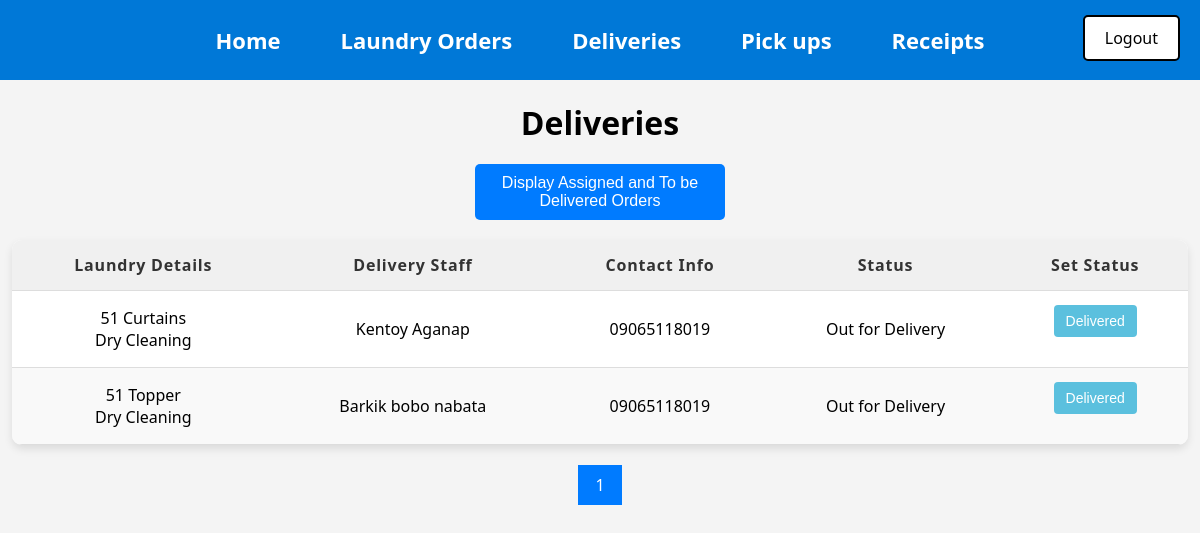
Page /Delivery.php (signed in) on the earlier database version.
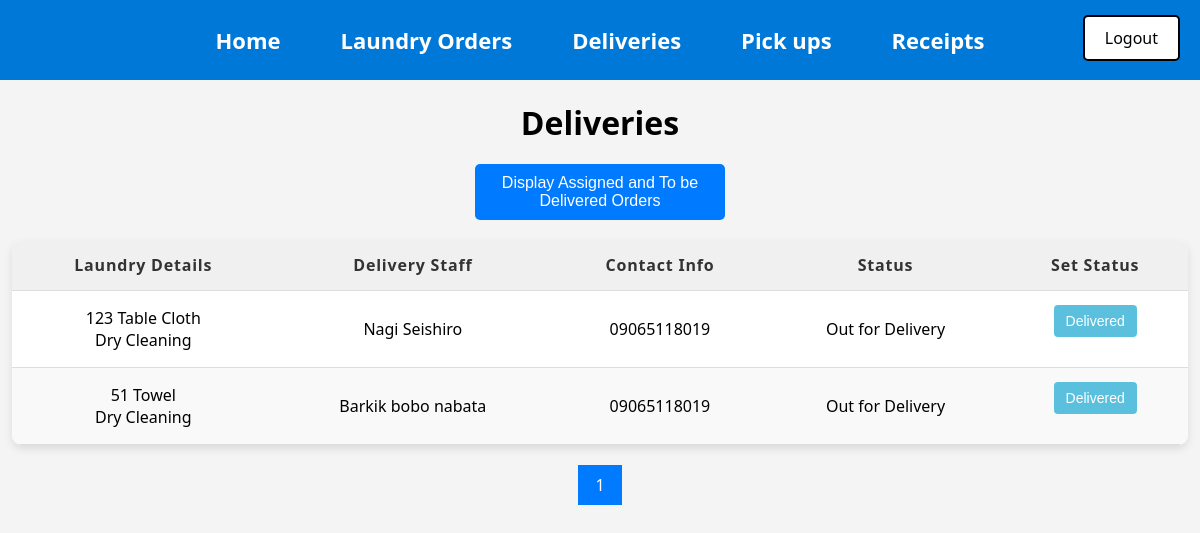
Same page on the later database version.
### tables this page shows
CREATE TABLE `Delivery` (
  `Delivery_ID` int(11) NOT NULL AUTO_INCREMENT,
  `Delivery_date` date DEFAULT NULL,
  `Delivery_staff_name` varchar(40) DEFAULT NULL,
  `Contact_info` varchar(40) DEFAULT NULL,
  `Status` varchar(250) DEFAULT NULL,
  `Order_ID` int(11) NOT NULL,
  `User_ID` int(11) NOT NULL,
  PRIMARY KEY (`Delivery_ID`),
  KEY `Orders_Delivery` (`Order_ID`),
  KEY `Users_Delivery` (`User_ID`),
  CONSTRAINT `Orders_Delivery` FOREIGN KEY (`Order_ID`) REFERENCES `Orders` (`Order_ID`),
  CONSTRAINT `Users_Delivery` FOREIGN KEY (`User_ID`) REFERENCES `Users` (`User_ID`)
);

CREATE TABLE `Orders` (
  `Order_ID` int(11) NOT NULL AUTO_INCREMENT,
  `Order_date` date NOT NULL,
  `Laundry_type` varchar(40) NOT NULL,
  `Laundry_quantity` varchar(40) NOT NULL,
  `Cleaning_type` varchar(40) NOT NULL,
  `Place` varchar(40) NOT NULL,
  `Priority_number` varchar(40) NOT NULL,
  `Status` varchar(250) DEFAULT NULL,
  `User_ID` int(11) NOT NULL,
  PRIMARY KEY (`Order_ID`),
  KEY `Users_Orders` (`User_ID`),
  CONSTRAINT `Users_Orders` FOREIGN KEY (`User_ID`) REFERENCES `Users` (`User_ID`)
);

### htdocs/Delivery.php (the view, shortened to what this page needs)
<?php
include("db_connect.php");
include("Menu.php");
include("Logout.php");
$results_per_page = 6;
$current_page = isset($_GET['page']) && is_numeric($_GET['page']) ? intval($_GET['page']) : 1;
$start_from = ($current_page - 1) * $results_per_page;
$show_unassigned = isset($_GET['show_unassigned']) && $_GET['show_unassigned'] === 'true';
if ($show_unassigned) {
    $sql = "SELECT
                Orders.Order_ID, Orders.Order_date, Orders.Laundry_type, Orders.Laundry_quantity,
                Orders.Cleaning_type, Orders.Place, Orders.Status AS OrderStatus,
                Delivery.Delivery_ID, Delivery.Delivery_date, Delivery.Delivery_staff_name, Delivery.Contact_info, Delivery.Status AS DeliveryStatus
            FROM Orders
            LEFT JOIN Delivery ON Orders.Order_ID = Delivery.Order_ID
            WHERE Orders.Status = 'To be Delivered' OR Delivery.Status = 'Assigned'
            LIMIT $start_from, $results_per_page";
    $total_query = "SELECT COUNT(*) AS total
                    FROM Orders
                    LEFT JOIN Delivery ON Orders.Order_ID = Delivery.Order_ID
                    WHERE Orders.Status = 'To be Delivered' OR Delivery.Status = 'Assigned'";
} else {
    $sql = "SELECT
                Delivery.*, Delivery.Status AS DeliveryStatus, Orders.Order_ID, Orders.Order_date, Orders.Place,
                Orders.Laundry_type, Orders.Laundry_quantity, Orders.Cleaning_type
            FROM Delivery
            INNER JOIN Orders ON Delivery.Order_ID = Orders.Order_ID
            WHERE Delivery.Status != 'Delivered' AND Delivery.Status != 'Assigned'
            LIMIT $start_from, $results_per_page";
    $total_query = "SELECT COUNT(*) AS total
                    FROM Delivery
                    INNER JOIN Orders ON Delivery.Order_ID = Orders.Order_ID
                    WHERE Delivery.Status != 'Delivered' AND Delivery.Status != 'Assigned'";
}
$result = mysqli_query($conn, $sql);
$total_result = mysqli_query($conn, $total_query);
$total_row = mysqli_fetch_assoc($total_result);
$total_results = $total_row['total'];
$total_pages = ceil($total_results / $results_per_page);
?>
<!DOCTYPE html>
<html lang="en">
<head>
</head>
<body>
<h1>Deliveries</h1>
<form method="GET" style="text-align: center;">
    <button type="submit" class="toggle-btn">
        <?php echo $show_unassigned ? 'Display Active Deliveries' : 'Display Assigned and To be Delivered Orders'; ?>
    </button>
</form>
<table>
    <thead>
        <tr>
            <th>Laundry Details</th>
            <th>Delivery Staff</th>
            <th>Contact Info</th>
            <th>Status</th>
            <?php if (!$show_unassigned): ?>
                <th>Set Status</th>
            <?php endif; ?>
        </tr>
    </thead>
    <tbody>
        <?php if (mysqli_num_rows($result) > 0): ?>
            <?php while ($row = mysqli_fetch_assoc($result)): ?>
                <tr>
                    <td>
                        <?php echo htmlspecialchars($row['Laundry_quantity']) . ' ' . htmlspecialchars($row['Laundry_type']); ?>
                        <br>
                        <?php echo htmlspecialchars($row['Cleaning_type']); ?>
                    </td>
                    <td>
                        <?php echo htmlspecialchars($row['Delivery_staff_name'] ?? 'Unassigned'); ?>
                    </td>
                    <td>
                        <?php
                        if ($show_unassigned && isset($row['OrderStatus']) && $row['OrderStatus'] == 'To be Delivered') {
                            echo 'Unassigned';
                        } else {
                            echo htmlspecialchars($row['Contact_info'] ?? '');
                        }
                        ?>
                    </td>
                    <td>
                        <?php echo htmlspecialchars($row['DeliveryStatus'] ?? $row['OrderStatus'] ?? ''); ?>
                    </td>
                    <?php if (!$show_unassigned): ?>
                        <td>
                            <?php if ($row['DeliveryStatus'] === 'Out for Delivery'): ?>
                                <form method="POST">
                                    <button class='status-btn completed' name='status' value='Delivered'>Delivered</button>
                                </form>
                            <?php endif; ?>
                        </td>
                    <?php endif; ?>
                </tr>
            <?php endwhile; ?>
        <?php else: ?>
            <tr>
                <td colspan="<?php echo $show_unassigned ? 6 : 7; ?>">No pending deliveries.</td>
            </tr>
        <?php endif; ?>
    </tbody>
</table>
<div class="pagination">
    <?php
    for ($i = 1; $i <= $total_pages; $i++) {
        $active_class = ($i == $current_page) ? 'active' : '';
        echo '<a href="Delivery.php?page=' . $i . '&show_unassigned=' . ($show_unassigned ? 'true' : 'false') . '" class="' . $active_class . '">' . $i . '</a>';
    }
    ?>
</div>
</body>
</html>

Differences in the rows shown:
no longer on this page (row edited): delivery: Order_ID.Laundry_quantity "51", Order_ID.Laundry_type "Curtains", Order_ID.Cleaning_type "Dry Cleaning", Delivery_staff_name "Kentoy Aganap", Contact_info "09065118019", Status "Out for Delivery"
no longer on this page (row edited): delivery: Order_ID.Laundry_quantity "51", Order_ID.Laundry_type "Topper", Order_ID.Cleaning_type "Dry Cleaning", Delivery_staff_name "Barkik bobo nabata", Contact_info "09065118019", Status "Out for Delivery"
added delivery: Order_ID.Laundry_quantity "123", Order_ID.Laundry_type "Table Cloth", Order_ID.Cleaning_type "Dry Cleaning", Delivery_staff_name "Nagi Seishiro", Contact_info "09065118019", Status "Out for Delivery"
added delivery: Order_ID.Laundry_quantity "51", Order_ID.Laundry_type "Towel", Order_ID.Cleaning_type "Dry Cleaning", Delivery_staff_name "Barkik bobo nabata", Contact_info "09065118019", Status "Out for Delivery"
